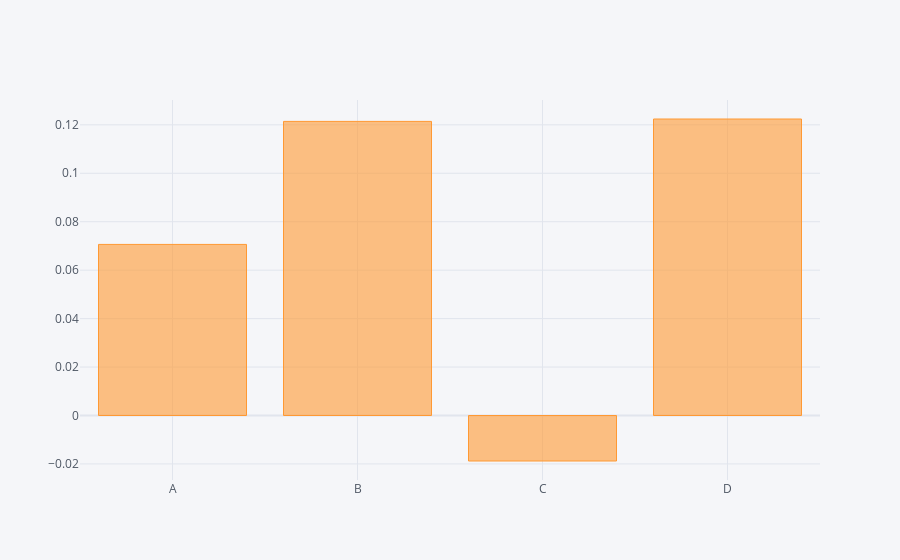

The code cell stored with this chart in its notebook:
### Code cell
df.mean().iplot(kind='bar')

### Figure 1 — Plotly figure (JSON) as saved in the notebook; plotly's stock layout.template omitted (floating-point values rounded to 4 significant figures)
{"data": [{"marker": {"color": "rgba(255, 153, 51, 0.6)", "line": {"color": "rgba(255, 153, 51, 1.0)", "width": 1}}, "name": "None", "orientation": "v", "text": "", "x": ["A", "B", "C", "D"], "y": [0.07063, 0.1214, -0.01879, 0.1224], "type": "bar"}], "layout": {"legend": {"bgcolor": "#F5F6F9", "font": {"color": "#4D5663"}}, "paper_bgcolor": "#F5F6F9", "plot_bgcolor": "#F5F6F9", "title": {"font": {"color": "#4D5663"}}, "xaxis": {"gridcolor": "#E1E5ED", "showgrid": true, "tickfont": {"color": "#4D5663"}, "title": {"font": {"color": "#4D5663"}, "text": ""}, "zerolinecolor": "#E1E5ED"}, "yaxis": {"gridcolor": "#E1E5ED", "showgrid": true, "tickfont": {"color": "#4D5663"}, "title": {"font": {"color": "#4D5663"}, "text": ""}, "zerolinecolor": "#E1E5ED"}}}
